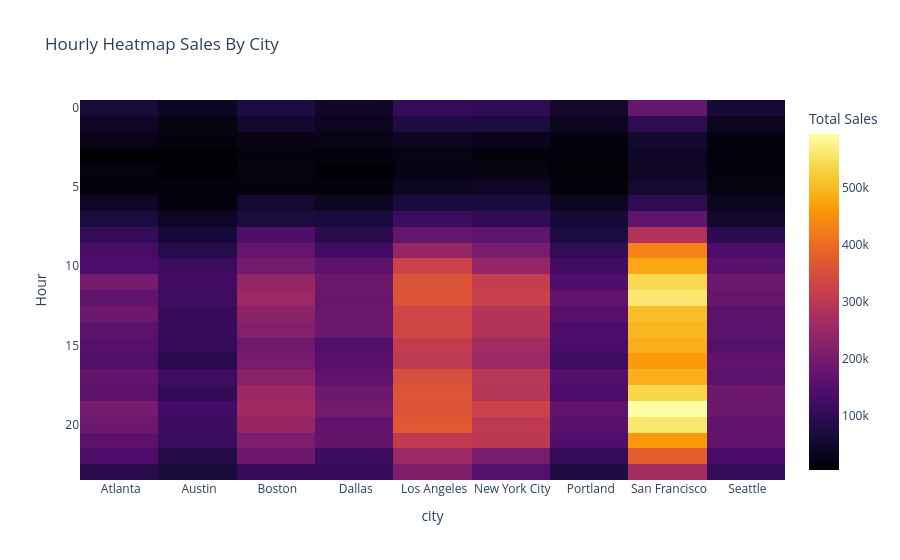

The cell this chart's notebook holds for it:
### Code cell
fig

### Figure 1 — Plotly figure (JSON) as saved in the notebook; plotly's stock layout.template omitted (floating-point values rounded to 4 significant figures; data arrays with more than 128 entries replaced by an {"elided": "..."} marker saying what was removed)
{"data": [{"coloraxis": "coloraxis", "hovertemplate": "city: %{x}<br>Hour: %{y}<br>Total Sales: %{z}<extra></extra>", "name": "0", "type": "heatmap", "x": [" Atlanta", " Austin", " Boston", " Dallas", " Los Angeles", " New York City", " Portland", " San Francisco", " Seattle"], "xaxis": "x", "y": [0, 1, 2, 3, 4, 5, 6, 7, 8, 9, 10, 11, 12, 13, 14, 15, 16, 17, 18, 19, 20, 21, 22, 23], "yaxis": "y", "z": {"elided": "24x9 float values"}}], "layout": {"coloraxis": {"colorbar": {"title": {"text": "Total Sales"}}, "colorscale": [[0, "#000004"], [0.1111, "#1b0c41"], [0.2222, "#4a0c6b"], [0.3333, "#781c6d"], [0.4444, "#a52c60"], [0.5556, "#cf4446"], [0.6667, "#ed6925"], [0.7778, "#fb9b06"], [0.8889, "#f7d13d"], [1, "#fcffa4"]]}, "title": {"text": "Hourly Heatmap Sales By City"}, "xaxis": {"anchor": "y", "constrain": "domain", "domain": [0, 1], "scaleanchor": "y", "title": {"text": "city"}}, "yaxis": {"anchor": "x", "autorange": "reversed", "constrain": "domain", "domain": [0, 1], "title": {"text": "Hour"}}}}
